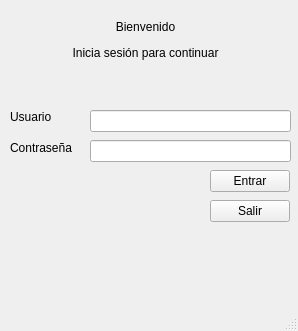
<?xml version="1.0" encoding="UTF-8"?>
<ui version="4.0">
 <class>MainWindow</class>
 <widget class="QMainWindow" name="MainWindow">
  <property name="geometry">
   <rect>
    <x>0</x>
    <y>0</y>
    <width>298</width>
    <height>331</height>
   </rect>
  </property>
  <property name="windowTitle">
   <string>MainWindow</string>
  </property>
  <widget class="QWidget" name="centralwidget">
   <widget class="QLabel" name="label1">
    <property name="geometry">
     <rect>
      <x>0</x>
      <y>10</y>
      <width>291</width>
      <height>61</height>
     </rect>
    </property>
    <property name="text">
     <string>&lt;html&gt;&lt;head/&gt;&lt;body&gt;&lt;p&gt;Bienvenido&lt;/p&gt;&lt;p&gt;Inicia sesión para continuar&lt;/p&gt;&lt;/body&gt;&lt;/html&gt;</string>
    </property>
    <property name="alignment">
     <set>Qt::AlignCenter</set>
    </property>
   </widget>
   <widget class="QPushButton" name="btnInicio">
    <property name="geometry">
     <rect>
      <x>210</x>
      <y>170</y>
      <width>80</width>
      <height>22</height>
     </rect>
    </property>
    <property name="text">
     <string>Entrar</string>
    </property>
   </widget>
   <widget class="QLineEdit" name="txtUsuario">
    <property name="geometry">
     <rect>
      <x>90</x>
      <y>110</y>
      <width>201</width>
      <height>22</height>
     </rect>
    </property>
   </widget>
   <widget class="QLabel" name="label">
    <property name="geometry">
     <rect>
      <x>10</x>
      <y>110</y>
      <width>57</width>
      <height>14</height>
     </rect>
    </property>
    <property name="text">
     <string>Usuario</string>
    </property>
   </widget>
   <widget class="QLabel" name="label_2">
    <property name="geometry">
     <rect>
      <x>10</x>
      <y>140</y>
      <width>71</width>
      <height>16</height>
     </rect>
    </property>
    <property name="text">
     <string>Contraseña</string>
    </property>
   </widget>
   <widget class="QLineEdit" name="txtPassword">
    <property name="geometry">
     <rect>
      <x>90</x>
      <y>140</y>
      <width>201</width>
      <height>22</height>
     </rect>
    </property>
    <property name="inputMask">
     <string/>
    </property>
    <property name="echoMode">
     <enum>QLineEdit::Password</enum>
    </property>
   </widget>
   <widget class="QLabel" name="lbResultado">
    <property name="geometry">
     <rect>
      <x>10</x>
      <y>200</y>
      <width>281</width>
      <height>81</height>
     </rect>
    </property>
    <property name="text">
     <string/>
    </property>
    <property name="alignment">
     <set>Qt::AlignLeading|Qt::AlignLeft|Qt::AlignTop</set>
    </property>
   </widget>
   <widget class="QPushButton" name="btnSalir">
    <property name="geometry">
     <rect>
      <x>210</x>
      <y>200</y>
      <width>80</width>
      <height>22</height>
     </rect>
    </property>
    <property name="text">
     <string>Salir</string>
    </property>
   </widget>
  </widget>
  <widget class="QMenuBar" name="menubar">
   <property name="geometry">
    <rect>
     <x>0</x>
     <y>0</y>
     <width>298</width>
     <height>19</height>
    </rect>
   </property>
  </widget>
  <widget class="QStatusBar" name="statusbar"/>
 </widget>
 <resources/>
 <connections/>
</ui>
